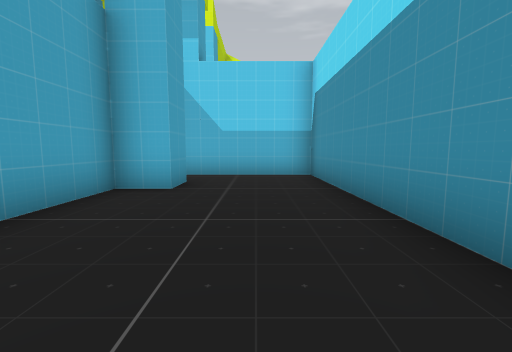
View 1 (above)

14 first-person views from a walk through a Unity game level. The camera is 1.4 m above the floor, tilts 6° down and sees 90° across. The floor is counted in squares, 2 m on a side. Each view is taken from the middle of a square. On the plan, view 1 faces up. The plan holds only what a view shows up to about 9 squares ahead; the rest is blank. The place goes on beyond the plan. The player character is not drawn.

View 2
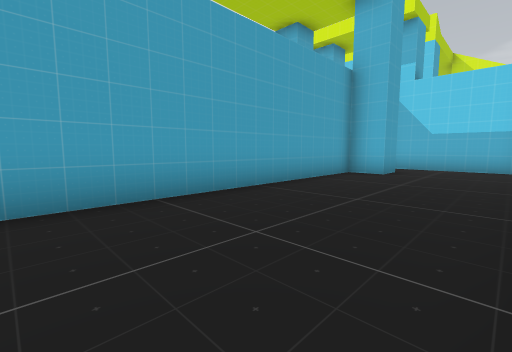

View 3
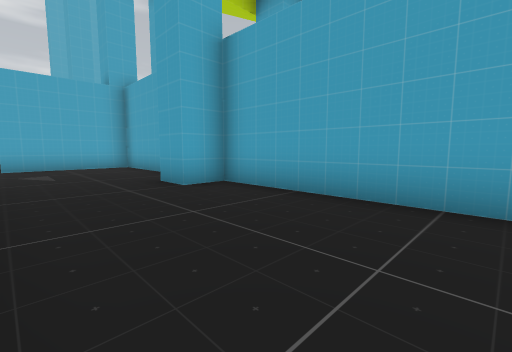

View 4
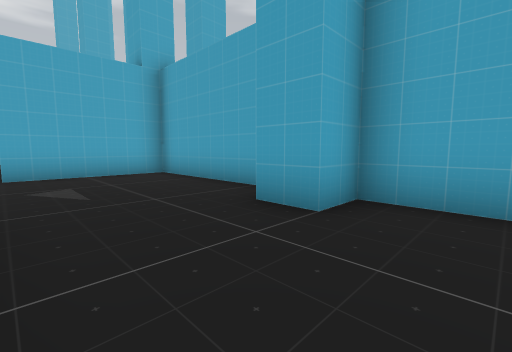

View 5
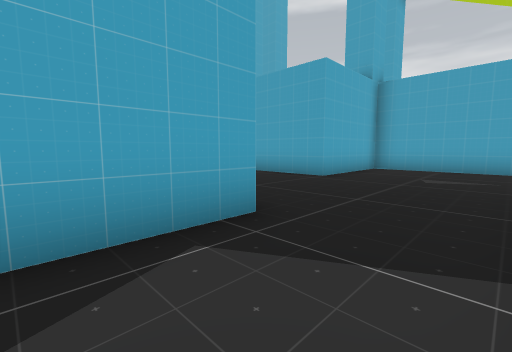

View 6
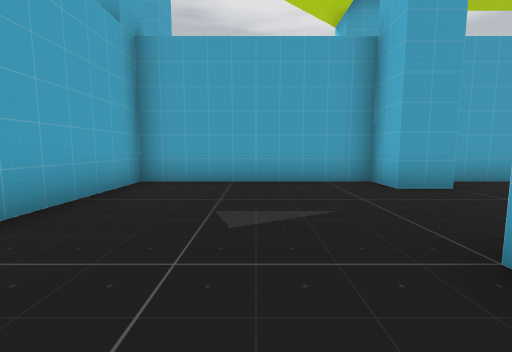

View 7
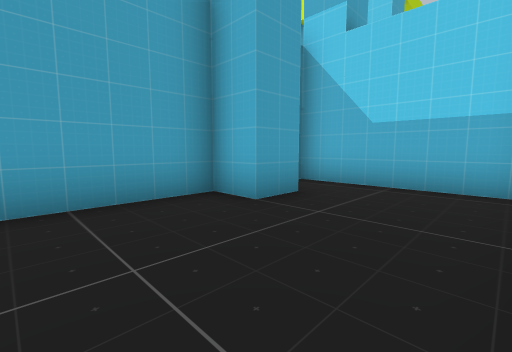

View 8
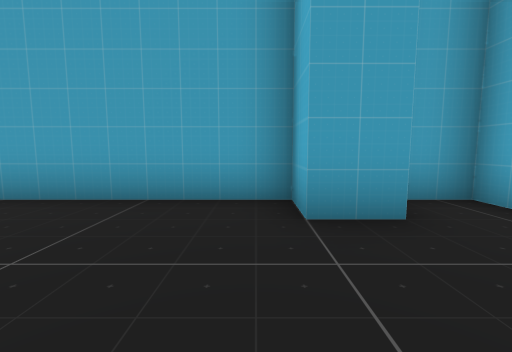

View 9
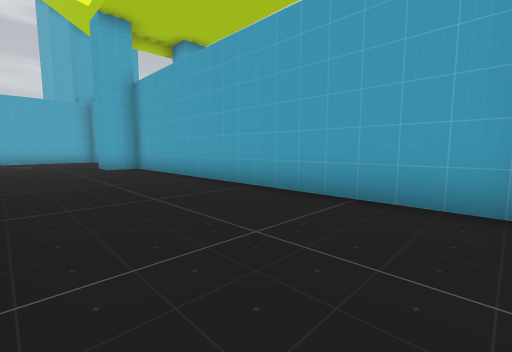

View 10
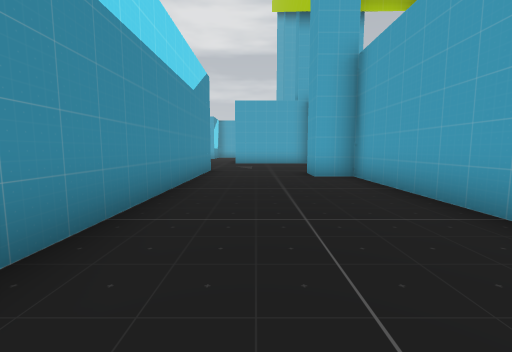

View 11
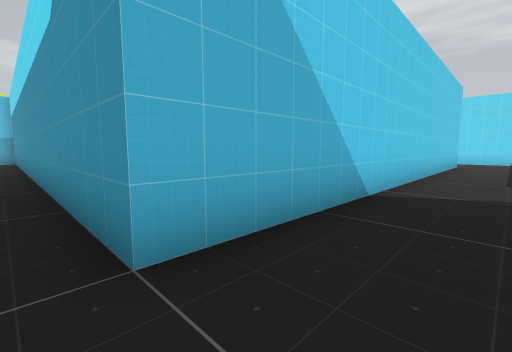

View 12
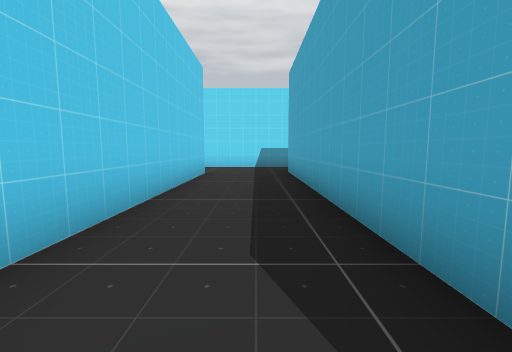

View 13
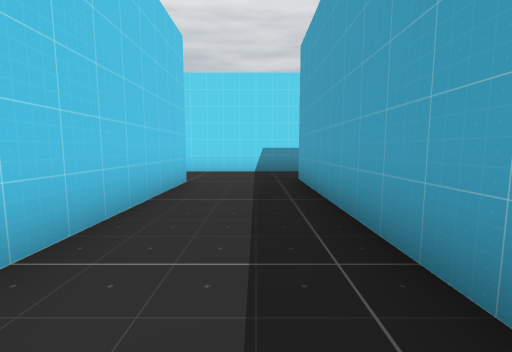

View 14
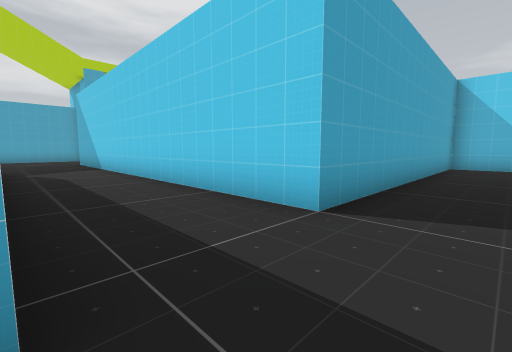

### Floor plan
Key: @ floor where view 1 was taken; # wall or solid block; . main floor; : floor 6 m higher than the main floor; P pillar; O other object.
Columns run from 5 left of view 1 to 16 right of it. Each row starts with its distance up from view 1.
  8 O  P
  7 O #P####
  6   #....#
  5   #P...#
  4   #....#
  3   #....#
  2   #....#
  1   #....#          ###
  0   #..@.#          #..
 -1   #....#          #..
 -2   #....#          #..
 -3   #....#          #..
 -4   #....#          #..
 -5   #....#          #..
 -6   #P...#          #..
 -7   #....############..:
 -8   #..................:
 -9   #..................:
-10   #.......:::::::::#.:
-11   #.......

Where each view was taken, in squares from view 1:
view 1: 0 up, 0 right, facing up
view 2: 3 down, 1 right, facing up-left
view 3: 1 down, 1 right, facing down-left
view 4: 4 down, 1 right, facing down-left
view 5: 8 down, 7 right, facing down-left
view 6: 9 down, 3 right, facing left
view 7: 2 up, 1 right, facing up-left
view 8: 4 up, 1 right, facing left
view 9: 4 up, 1 right, facing down-left
view 10: 1 up, 0 right, facing down
view 11: 9 down, 1 right, facing up-right
view 12: 9 down, 6 right, facing right
view 13: 9 down, 8 right, facing right
view 14: 10 down, 15 right, facing up-left
